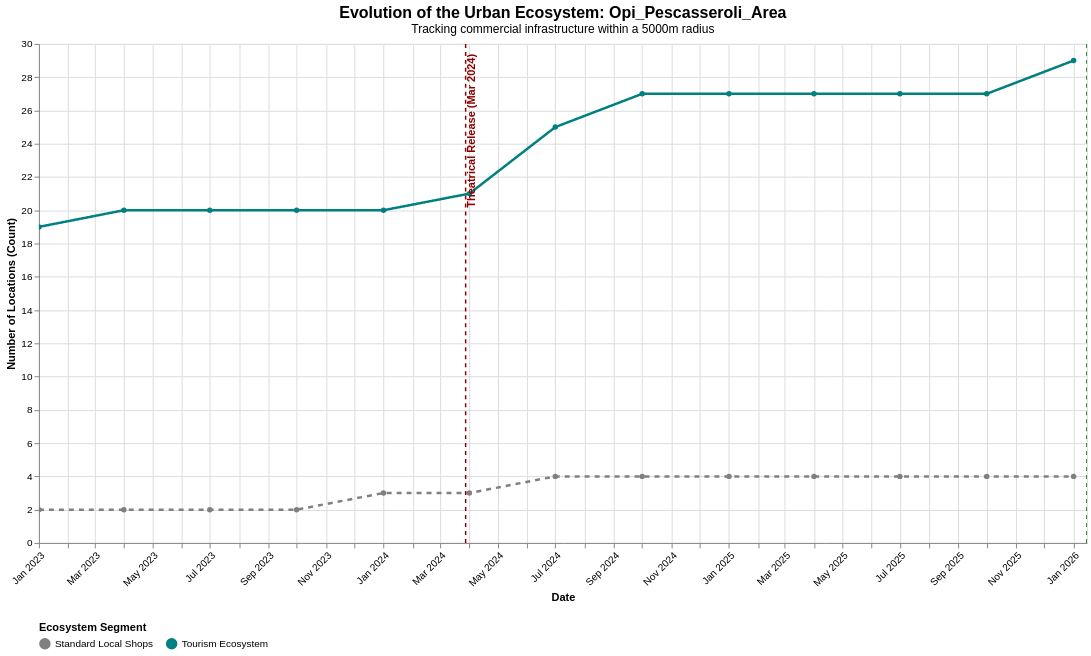

Vega-Lite specification for this chart:
### Vega-Lite specification from a JSON file in a GitHub repository (floating-point values rounded to 4 significant figures)
{"config": {"view": {"continuousWidth": 300, "continuousHeight": 300}}, "layer": [{"data": {"name": "data-31c8658fd27fc384c501007d45f9d048"}, "mark": {"type": "line", "point": true, "strokeWidth": 2.5}, "encoding": {"color": {"field": "Category", "legend": {"orient": "bottom", "title": "Ecosystem Segment"}, "scale": {"domain": ["Standard Local Shops", "Tourism Ecosystem"], "range": ["gray", "teal"]}, "type": "nominal"}, "strokeDash": {"field": "Category", "legend": null, "scale": {"domain": ["Standard Local Shops", "Tourism Ecosystem"], "range": [[5, 5], [1, 0]]}, "type": "nominal"}, "tooltip": [{"field": "timestamp", "format": "%b %Y", "title": "Date", "type": "temporal"}, {"field": "Category", "title": "Segment", "type": "nominal"}, {"field": "value", "title": "Active Locations", "type": "quantitative"}], "x": {"axis": {"format": "%b %Y", "labelAngle": -45}, "field": "timestamp", "title": "Date", "type": "temporal"}, "y": {"field": "value", "title": "Number of Locations (Count)", "type": "quantitative"}}, "name": "view_2119d051261465e4_0"}, {"data": {"name": "data-6528d71445f3855ebd744daee25293cf"}, "mark": {"type": "rule", "size": 1.5, "strokeDash": [4, 4]}, "encoding": {"color": {"field": "Color", "scale": null, "type": "nominal"}, "x": {"field": "Date", "type": "temporal"}}}, {"data": {"name": "data-6528d71445f3855ebd744daee25293cf"}, "mark": {"type": "text", "align": "right", "angle": 270, "baseline": "top", "dx": 5, "fontSize": 11, "fontWeight": "bold"}, "encoding": {"color": {"field": "Color", "scale": null, "type": "nominal"}, "text": {"field": "Event", "type": "nominal"}, "x": {"field": "Date", "type": "temporal"}, "y": {"value": 15}}}], "height": 500, "params": [{"name": "param_1e9efca18e7a2868", "select": {"type": "interval", "encodings": ["x", "y"]}, "bind": "scales", "views": ["view_2119d051261465e4_0"]}], "title": {"text": "Evolution of the Urban Ecosystem: Opi_Pescasseroli_Area", "fontSize": 16, "subtitle": "Tracking commercial infrastructure within a 5000m radius", "subtitleFontSize": 12}, "width": 1050, "$schema": "https://vega.github.io/schema/vega-lite/v6.4.1.json", "datasets": {"data-31c8658fd27fc384c501007d45f9d048": [{"timestamp": "2023-01-01T00:00:00", "is_tourist_related": false, "value": 2.0, "Category": "Standard Local Shops"}, {"timestamp": "2023-01-01T00:00:00", "is_tourist_related": true, "value": 19.0, "Category": "Tourism Ecosystem"}, {"timestamp": "2023-04-01T00:00:00", "is_tourist_related": false, "value": 2.0, "Category": "Standard Local Shops"}, {"timestamp": "2023-04-01T00:00:00", "is_tourist_related": true, "value": 20.0, "Category": "Tourism Ecosystem"}, {"timestamp": "2023-07-01T00:00:00", "is_tourist_related": false, "value": 2.0, "Category": "Standard Local Shops"}, {"timestamp": "2023-07-01T00:00:00", "is_tourist_related": true, "value": 20.0, "Category": "Tourism Ecosystem"}, {"timestamp": "2023-10-01T00:00:00", "is_tourist_related": false, "value": 2.0, "Category": "Standard Local Shops"}, {"timestamp": "2023-10-01T00:00:00", "is_tourist_related": true, "value": 20.0, "Category": "Tourism Ecosystem"}, {"timestamp": "2024-01-01T00:00:00", "is_tourist_related": false, "value": 3.0, "Category": "Standard Local Shops"}, {"timestamp": "2024-01-01T00:00:00", "is_tourist_related": true, "value": 20.0, "Category": "Tourism Ecosystem"}, {"timestamp": "2024-04-01T00:00:00", "is_tourist_related": false, "value": 3.0, "Category": "Standard Local Shops"}, {"timestamp": "2024-04-01T00:00:00", "is_tourist_related": true, "value": 21.0, "Category": "Tourism Ecosystem"}, {"timestamp": "2024-07-01T00:00:00", "is_tourist_related": false, "value": 4.0, "Category": "Standard Local Shops"}, {"timestamp": "2024-07-01T00:00:00", "is_tourist_related": true, "value": 25.0, "Category": "Tourism Ecosystem"}, {"timestamp": "2024-10-01T00:00:00", "is_tourist_related": false, "value": 4.0, "Category": "Standard Local Shops"}, {"timestamp": "2024-10-01T00:00:00", "is_tourist_related": true, "value": 27.0, "Category": "Tourism Ecosystem"}, {"timestamp": "2025-01-01T00:00:00", "is_tourist_related": false, "value": 4.0, "Category": "Standard Local Shops"}, {"timestamp": "2025-01-01T00:00:00", "is_tourist_related": true, "value": 27.0, "Category": "Tourism Ecosystem"}, {"timestamp": "2025-04-01T00:00:00", "is_tourist_related": false, "value": 4.0, "Category": "Standard Local Shops"}, {"timestamp": "2025-04-01T00:00:00", "is_tourist_related": true, "value": 27.0, "Category": "Tourism Ecosystem"}, {"timestamp": "2025-07-01T00:00:00", "is_tourist_related": false, "value": 4.0, "Category": "Standard Local Shops"}, {"timestamp": "2025-07-01T00:00:00", "is_tourist_related": true, "value": 27.0, "Category": "Tourism Ecosystem"}, {"timestamp": "2025-10-01T00:00:00", "is_tourist_related": false, "value": 4.0, "Category": "Standard Local Shops"}, {"timestamp": "2025-10-01T00:00:00", "is_tourist_related": true, "value": 27.0, "Category": "Tourism Ecosystem"}, {"timestamp": "2026-01-01T00:00:00", "is_tourist_related": false, "value": 4.0, "Category": "Standard Local Shops"}, {"timestamp": "2026-01-01T00:00:00", "is_tourist_related": true, "value": 29.0, "Category": "Tourism Ecosystem"}], "data-6528d71445f3855ebd744daee25293cf": [{"Date": "2024-03-28T00:00:00", "Event": "Theatrical Release (Mar 2024)", "Color": "#8B0000"}, {"Date": "2026-01-15T00:00:00", "Event": "Streaming Release (Jan 2026)", "Color": "#006400"}]}}
